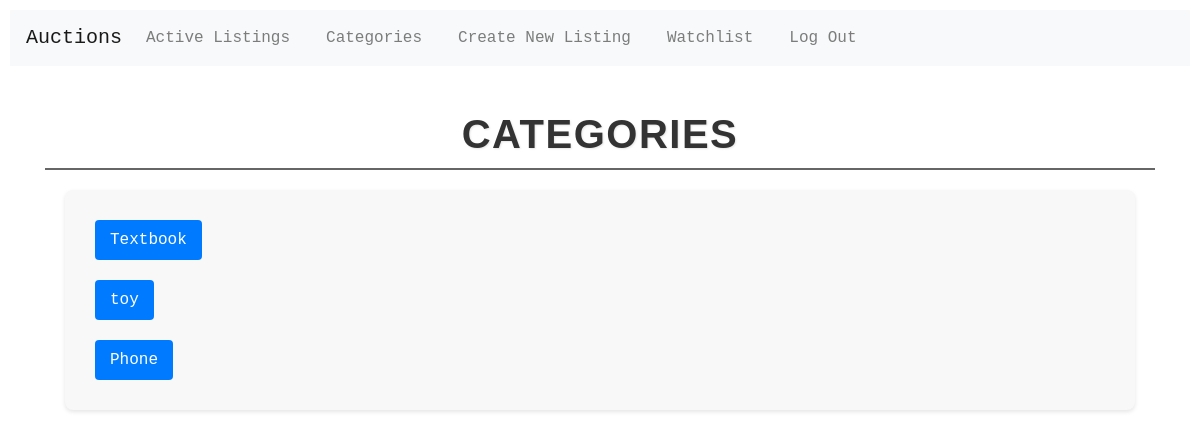
Before: /categories (signed in) with the older database file.
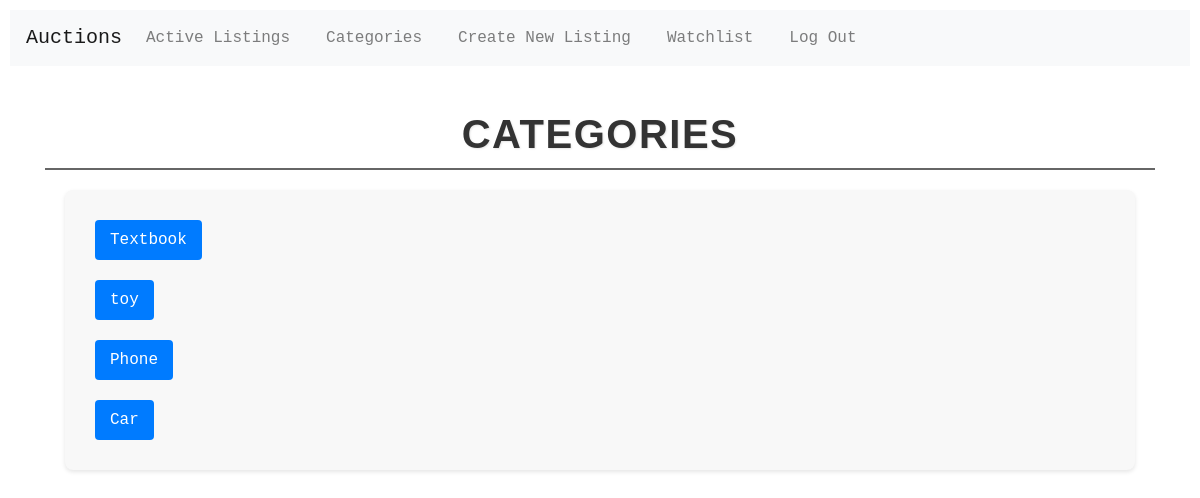
After: the same page with the newer database file.
### auctions/models.py (models this page shows, shortened)
class Listing(models.Model):
    owner = models.ForeignKey(User, on_delete=models.CASCADE, related_name="listings")
    title = models.CharField(max_length=64)
    description = models.TextField()
    category = models.CharField(max_length=64, blank=True)
    image_url = models.URLField(max_length=200, blank=True)
    start_bid = models.DecimalField(max_digits=10, decimal_places=2)
    current_bid = models.DecimalField(max_digits=10, decimal_places=2, default = 0)
    is_active = models.BooleanField(default=True)
    winner = models.ForeignKey(User, on_delete=models.SET_NULL, null=True, blank=True, related_name="won_listing")

### auctions/views.py (the view)
# urls.py: path("categories", views.categories, name="categories"),
def categories(request):
    categories = Listing.objects.exclude(category__isnull=True).exclude(category='').values_list('category', flat=True).distinct()
    return render(request, "auctions/categories.html", {
        "categories": categories
    })

### auctions/templates/auctions/categories.html
{% extends "auctions/layout.html" %}
{% block body %}
    <h2 class="page-heading">Categories</h2>
    <div class="category-list">
        {% for category in categories %}
            {% if category %}
                <a class="category-link" href="{% url 'category_listings' category %}">{{ category }}</a><br>
            {% endif %}
        {% endfor %}
    </div>
{% endblock %}

### auctions/templates/auctions/layout.html (shortened to what this page needs)
{% load static %}
<!DOCTYPE html>
<html lang="en">
    <head>
        <link rel="stylesheet" href="https://stackpath.bootstrapcdn.com/bootstrap/4.4.1/css/bootstrap.min.css">
        <link href="{% static 'auctions/styles.css' %}" rel="stylesheet">
    </head>
    <body>
        <nav class="navbar navbar-expand-lg navbar-light bg-light">
            <a class="navbar-brand" href="{% url 'index' %}">Auctions</a>
            <ul class="navbar-nav">
                <li class="nav-item">
                    <a class="nav-link" href="{% url 'index' %}">Active Listings</a>
                </li>
                <li class="nav-item">
                    <a class="nav-link" href="{% url 'categories' %}">Categories</a>
                </li>
                {% if user.is_authenticated %}
                    <li class="nav-item">
                        <a class="nav-link" href="{% url 'create' %}">Create New Listing</a>
                    </li>
                    <li class="nav-item">
                        <a class="nav-link" href="{% url 'watchlist' %}">Watchlist</a>
                    </li>
                    <li class="nav-item">
                        <a class="nav-link" href="{% url 'logout' %}">Log Out</a>
                    </li>
                {% endif %}
            </ul>
        </nav>
        <div class="container mt-4">
            <div class="row">
                <div class="col-12">
                    {% block body %}
                    {% endblock %}
                </div>
            </div>
        </div>
    </body>
</html>

### auctions/static/auctions/styles.css (style rules this page uses)
body { padding: 10px; font-family: 'Courier New', Courier, monospace, sans-serif; }
.page-heading { font-family: 'Arial', sans-serif; font-size: 2.5rem; font-weight: 700; color: #333; text-align: center; text-transform: uppercase; text-shadow: 1px 1px 2px rgba(0, 0, 0, 0.1); margin-top: 20px; margin-bottom: 20px; letter-spacing: 1.5px; line-height: 1.2; border-bottom: 2px solid #666; padding-bottom: 10px; }
.navbar-nav .nav-item { margin-right: 20px; }
.category-list { margin: 20px; padding: 20px; background-color: #f8f8f8; border-radius: 8px; box-shadow: 0 2px 4px rgba(0, 0, 0, 0.1); }
.category-link { display: inline-block; margin: 10px; padding: 8px 15px; background-color: #007bff; color: white; text-decoration: none; border-radius: 4px; transition: background-color 0.3s ease; }

Changed rows visible on the page:
added Listing: category "Car"
